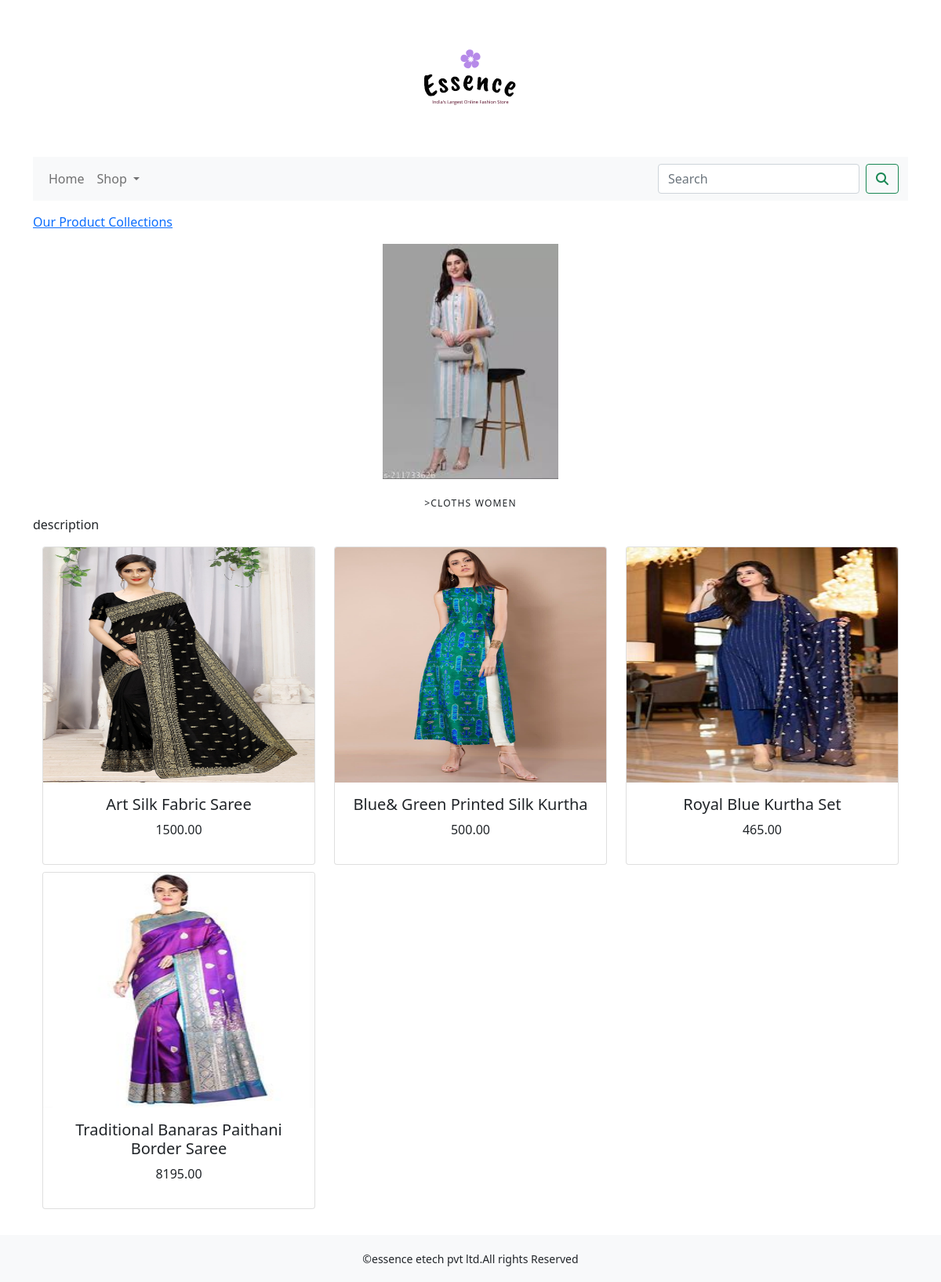
The app's page /shop/cloths-women/ with its own data.
### shop/models.py (models this page shows, shortened)
class Category(models.Model):
    name=models.CharField(max_length=250,unique=True)
    slug=models.SlugField(max_length=250,unique=True)
    description=models.TextField(blank=True)
    image=models.ImageField(upload_to='category',blank=True)
    class Meta:
        ordering=('name',)
        verbose_name='category'
        verbose_name_plural='categories'
    def get_url(self):
        return reverse('shop:product_by_category', args=[self.slug])

class Product(models.Model):
    name=models.CharField(max_length=250, unique=True)
    slug=models.SlugField(max_length=250, unique=True)
    description=models.TextField(blank=True)
    price=models.DecimalField(max_digits=10,decimal_places=2)
    category=models.ForeignKey(Category,on_delete=models.CASCADE)
    image=models.ImageField(upload_to='product', blank=True)
    stock=models.IntegerField()
    available=models.BooleanField(default=True)
    created=models.DateTimeField(auto_now_add=True)
    updated=models.DateTimeField(auto_now=True)
    def get_url(self):
        return reverse('shop:prodCatdetail', args=[self.category.slug,self.slug])
    class Meta:
        ordering=('name',)
        verbose_name='product'
        verbose_name_plural='products'

### shop/views.py (the view)
# urls.py: path('',views.allProdCat,name='allProdCat'),
def allProdCat(request,c_slug=None):
    c_page=None
    products_list=None
    if c_slug!=None:
        c_page=get_object_or_404(Category,slug=c_slug)
        products_list=Product.objects.all().filter(category=c_page,available=True)
    else:
        products_list=Product.objects.all().filter(available=True)
    paginator=Paginator(products_list,6)
    try:
        page=int(request.GET.get('page','1'))
    except:
        page=1
    try:
        products=paginator.page(page)
    except(EmptyPage,InvalidPage) :
        products=paginator.page(paginator.num_pages)
    return render(request,"category.html",{'category':c_page,'products':products})

### cart/context_processors.py (called while the page is built)
def counter(request):
    item_count=0
    if 'admin' in request.path:
        return {}
    else:
        try:
            cart=Cart.objects.filter(cart_id=_cart_id(request))
            cart_items=CartItem.objects.all().filter(cart=cart[:1])
            for cart_item in cart_items:
                item_count += cart_item.quantity
        except Cart.DoesNotExist:
            item_count=0
    return dict(item_count=item_count)

### cart/views.py (called while the page is built)
def _cart_id(request):
    cart=request.session.session_key
    if not cart:
        cart=request.session.create()
    return cart

### shop/context_processors.py (called while the page is built)
def menu_links(request):
    links=Category.objects.all()
    return dict(links=links)

### templates/category.html (shortened to what this page needs)
{% extends 'base.html' %}
{% load static %}
{% block content %}
{% if category %}
<div>
    <div class="row my_row_class">
        <div class="mx_auto">
        <p><a href="{% url 'shop:allProdCat' %}">Our Product Collections</a></p>
        </div>
    </div>
</div>
   {% endif %}
<div>
{% if category %}
    <img class="my_image" src="{{category.image.url}}" alt="{{category.name}}">
</div>
<br>
<div>
    <h1 class="text-center my_title">>{{category.name}}</h1>
    <p class="text-justify">{{category.description}}</p>
</div>
{% endif %}
<div class="container">
    <div class="row mx_auto">
        {% for product in products.object_list %}
        <div class="my_bottom_margin col-9 col-sm-12 col-md-4  xol-lg-4">
            <div class="card text-center" style="min-width:12rem;">
                <a href="{{product.get_url}}"><img class="card-img-top my_image" src="{{product.image.url}}" alt="{{product.name}}"></a>
                <div class="card-body">
                    <h5>{{product.name}}</h5>
                    <p>{{product.price}}</p>
                </div>
            </div>
        </div>
        {% endfor %}
    </div>
    <br>
</div>
{% endblock %}

### static/css/custom.css (style rules this page uses)
body { font-family: 'Alice', serif; }
.my_row_class { padding-top:15px; }
.my_image { width:auto; height:300px; display:block; box-shadow:none; margin:auto; }
.my_title { font-size:12px; text-transform:uppercase; letter-spacing:.1em; }
.my_bottom_margin { margin-bottom:9px; }

### records on screen
Category: image (picture), name "CLOTHS WOMEN", description "description"
Product: image (picture), name "Art Silk Fabric Saree", price "1500.00"
Product: image (picture), name "Blue& Green Printed Silk Kurtha", price "500.00"
Product: image (picture), name "Royal Blue Kurtha Set", price "465.00"
Product: image (picture), name "Traditional Banaras Paithani Border Saree", price "8195.00"
